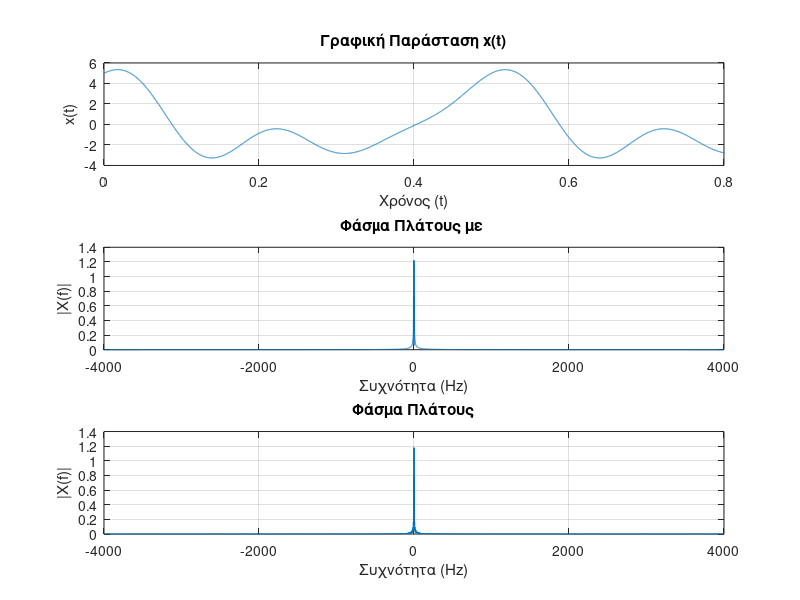

Here is the MATLAB script that generated this plot:
f0 = 80;
T0 = 1/f0;
dt = T0/100;
t = 0:dt:0.8;

x = 3*cos(4*pi*t) + 2*cos(8*pi*t) + sin(12*pi*t);

% Γραφική παράσταση του σήματος x(t)
subplot(3,1,1)
plot(t, x);
title('Γραφική Παράσταση x(t)')
xlabel('Χρόνος (t)');
ylabel('x(t)');
grid on;

% Υπολογισμός του φάσματος
BW = 1/dt;              % εύρος ζώνης που ορίζεται από τη δειγματοληψία στο χρόνο
N = length(x);          % το πλήθος των σημείων του σήματος
df = BW/N;              % η δειγματοληψία στο πεδίο των συχνοτήτων
f = -BW/2:df:(BW/2-df); % οι συχνότητες

Xf = fft(x);
Xf = fftshift(Xf)/N;

% Απεικόνιση του φάσματος πλάτους
subplot(3,1,2);
plot(f, abs(Xf));
title('Φάσμα Πλάτους με ');
xlabel('Συχνότητα (Hz)');
ylabel('|X(f)|');
grid on;

Nf = 2^ceil(log2(N));

df = BW/Nf;                 % η δειγματοληψία στο πεδίο των συχνοτήτων
f = -BW/2:df:(BW/2-df);     % οι συχνότητες

Xf1 = fft(x,Nf);
Xf1 = fftshift(Xf1)/Nf;

% Απεικόνιση του φάσματος πλάτους
subplot(3,1,3);
plot(f, abs(Xf1));
title('Φάσμα Πλάτους');
xlabel('Συχνότητα (Hz)');
ylabel('|X(f)|');
grid on;

%! Ποια είναι η ανάλυση συχνοτήτων στην περίπτωση αυτή?
disp(['Ανάλυση συχνοτήτων:', num2str(f0/Nf)]);